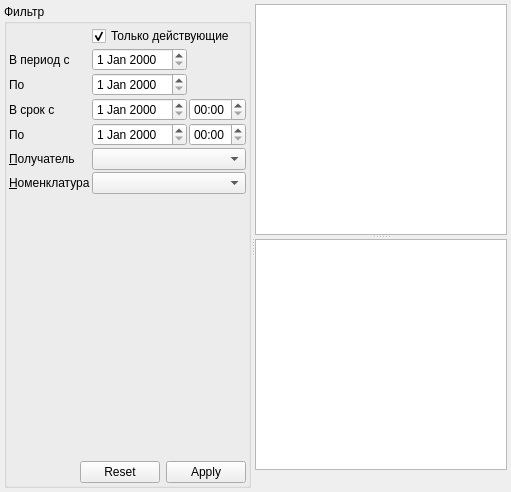
     <widget class="QWidget" name="tabMyRequisitions">
      <attribute name="title">
       <string>Мои требования</string>
      </attribute>
      <layout class="QGridLayout" name="gridLayout_6">
       <property name="margin">
        <number>4</number>
       </property>
       <property name="spacing">
        <number>4</number>
       </property>
       <item row="0" column="0">
        <widget class="QSplitter" name="splitterMRs">
         <property name="orientation">
          <enum>Qt::Horizontal</enum>
         </property>
         <property name="childrenCollapsible">
          <bool>false</bool>
         </property>
         <widget class="QGroupBox" name="grpMRFilter">
          <property name="title">
           <string>Фильтр</string>
          </property>
          <layout class="QGridLayout" name="gridLayout_5">
           <property name="margin">
            <number>2</number>
           </property>
           <property name="spacing">
            <number>2</number>
           </property>
           <item row="1" column="0">
            <widget class="QLabel" name="lblMRsFilterBegDate">
             <property name="sizePolicy">
              <sizepolicy hsizetype="Maximum" vsizetype="Preferred">
               <horstretch>0</horstretch>
               <verstretch>0</verstretch>
              </sizepolicy>
             </property>
             <property name="text">
              <string>В период с</string>
             </property>
             <property name="buddy">
              <cstring>edtMRsFilterBegDate</cstring>
             </property>
            </widget>
           </item>
           <item row="1" column="1">
            <widget class="CDateEdit" name="edtMRsFilterBegDate">
             <property name="sizePolicy">
              <sizepolicy hsizetype="Maximum" vsizetype="Fixed">
               <horstretch>0</horstretch>
               <verstretch>0</verstretch>
              </sizepolicy>
             </property>
            </widget>
           </item>
           <item row="2" column="0">
            <widget class="QLabel" name="lblMRsFilterEndDate">
             <property name="sizePolicy">
              <sizepolicy hsizetype="Maximum" vsizetype="Preferred">
               <horstretch>0</horstretch>
               <verstretch>0</verstretch>
              </sizepolicy>
             </property>
             <property name="text">
              <string>По</string>
             </property>
             <property name="buddy">
              <cstring>edtMRsFilterEndDate</cstring>
             </property>
            </widget>
           </item>
           <item row="2" column="1">
            <widget class="CDateEdit" name="edtMRsFilterEndDate">
             <property name="sizePolicy">
              <sizepolicy hsizetype="Maximum" vsizetype="Fixed">
               <horstretch>0</horstretch>
               <verstretch>0</verstretch>
              </sizepolicy>
             </property>
            </widget>
           </item>
           <item row="5" column="0">
            <widget class="QLabel" name="lblMRsFilterOrgStructure">
             <property name="sizePolicy">
              <sizepolicy hsizetype="Maximum" vsizetype="Preferred">
               <horstretch>0</horstretch>
               <verstretch>0</verstretch>
              </sizepolicy>
             </property>
             <property name="text">
              <string>&amp;Получатель</string>
             </property>
             <property name="buddy">
              <cstring>cmbMRsFilterOrgStructure</cstring>
             </property>
            </widget>
           </item>
           <item row="8" column="0">
            <spacer name="verticalSpacer_3">
             <property name="orientation">
              <enum>Qt::Vertical</enum>
             </property>
             <property name="sizeHint" stdset="0">
              <size>
               <width>20</width>
               <height>265</height>
              </size>
             </property>
            </spacer>
           </item>
           <item row="3" column="1">
            <widget class="CDateEdit" name="edtMRsFilterBegDeadlineDate">
             <property name="sizePolicy">
              <sizepolicy hsizetype="Maximum" vsizetype="Fixed">
               <horstretch>0</horstretch>
               <verstretch>0</verstretch>
              </sizepolicy>
             </property>
            </widget>
           </item>
           <item row="4" column="1">
            <widget class="CDateEdit" name="edtMRsFilterEndDeadlineDate">
             <property name="sizePolicy">
              <sizepolicy hsizetype="Maximum" vsizetype="Fixed">
               <horstretch>0</horstretch>
               <verstretch>0</verstretch>
              </sizepolicy>
             </property>
            </widget>
           </item>
           <item row="3" column="0">
            <widget class="QLabel" name="lblMRsFilterBegDeadlineDate">
             <property name="text">
              <string>В срок с</string>
             </property>
             <property name="buddy">
              <cstring>edtMRsFilterBegDeadlineDate</cstring>
             </property>
            </widget>
           </item>
           <item row="4" column="0">
            <widget class="QLabel" name="lblMRsFilterEndDeadlineDate">
             <property name="sizePolicy">
              <sizepolicy hsizetype="Maximum" vsizetype="Preferred">
               <horstretch>0</horstretch>
               <verstretch>0</verstretch>
              </sizepolicy>
             </property>
             <property name="text">
              <string>По</string>
             </property>
             <property name="buddy">
              <cstring>edtMRsFilterEndDeadlineDate</cstring>
             </property>
            </widget>
           </item>
           <item row="1" column="2">
            <spacer name="horizontalSpacer_15">
             <property name="orientation">
              <enum>Qt::Horizontal</enum>
             </property>
             <property name="sizeHint" stdset="0">
              <size>
               <width>40</width>
               <height>20</height>
              </size>
             </property>
            </spacer>
           </item>
           <item row="4" column="2">
            <widget class="QTimeEdit" name="edtMRsFilterEndDeadlineTime">
             <property name="sizePolicy">
              <sizepolicy hsizetype="Maximum" vsizetype="Fixed">
               <horstretch>0</horstretch>
               <verstretch>0</verstretch>
              </sizepolicy>
             </property>
             <property name="displayFormat">
              <string>HH:mm</string>
             </property>
             <property name="calendarPopup">
              <bool>false</bool>
             </property>
            </widget>
           </item>
           <item row="3" column="2">
            <widget class="QTimeEdit" name="edtMRsFilterBegDeadlineTime">
             <property name="sizePolicy">
              <sizepolicy hsizetype="Maximum" vsizetype="Fixed">
               <horstretch>0</horstretch>
               <verstretch>0</verstretch>
              </sizepolicy>
             </property>
             <property name="displayFormat">
              <string>HH:mm</string>
             </property>
             <property name="calendarPopup">
              <bool>false</bool>
             </property>
            </widget>
           </item>
           <item row="2" column="2">
            <spacer name="horizontalSpacer_16">
             <property name="orientation">
              <enum>Qt::Horizontal</enum>
             </property>
             <property name="sizeHint" stdset="0">
              <size>
               <width>40</width>
               <height>20</height>
              </size>
             </property>
            </spacer>
           </item>
           <item row="6" column="0">
            <widget class="QLabel" name="lblMRsFilterNomenclature">
             <property name="text">
              <string>&amp;Номенклатура</string>
             </property>
             <property name="buddy">
              <cstring>cmbMRsFilterNomenclature</cstring>
             </property>
            </widget>
           </item>
           <item row="6" column="1" colspan="2">
            <widget class="CNomenclatureComboBox" name="cmbMRsFilterNomenclature">
             <property name="sizePolicy">
              <sizepolicy hsizetype="Expanding" vsizetype="Fixed">
               <horstretch>0</horstretch>
               <verstretch>0</verstretch>
              </sizepolicy>
             </property>
            </widget>
           </item>
           <item row="5" column="1" colspan="2">
            <widget class="CStorageComboBox" name="cmbMRsFilterOrgStructure">
             <property name="sizePolicy">
              <sizepolicy hsizetype="Expanding" vsizetype="Fixed">
               <horstretch>0</horstretch>
               <verstretch>0</verstretch>
              </sizepolicy>
             </property>
            </widget>
           </item>
           <item row="9" column="0" colspan="3">
            <layout class="QHBoxLayout" name="horizontalLayout_4">
             <item>
              <spacer name="horizontalSpacer_10">
               <property name="orientation">
                <enum>Qt::Horizontal</enum>
               </property>
               <property name="sizeHint" stdset="0">
                <size>
                 <width>40</width>
                 <height>20</height>
                </size>
               </property>
              </spacer>
             </item>
             <item>
              <widget class="CApplyResetDialogButtonBox" name="bbxMRsFilter">
               <property name="sizePolicy">
                <sizepolicy hsizetype="Maximum" vsizetype="Fixed">
                 <horstretch>0</horstretch>
                 <verstretch>0</verstretch>
                </sizepolicy>
               </property>
               <property name="standardButtons">
                <set>QDialogButtonBox::Apply|QDialogButtonBox::Reset</set>
               </property>
              </widget>
             </item>
            </layout>
           </item>
           <item row="0" column="1" colspan="2">
            <widget class="QCheckBox" name="chkMRsFilterOnlyActive">
             <property name="text">
              <string>Только действующие</string>
             </property>
             <property name="checked">
              <bool>true</bool>
             </property>
            </widget>
           </item>
          </layout>
         </widget>
         <widget class="QWidget" name="pnlMRs" native="true">
          <layout class="QGridLayout" name="gridLayout_10">
           <property name="margin">
            <number>0</number>
           </property>
           <property name="spacing">
            <number>4</number>
           </property>
           <item row="0" column="0">
            <widget class="QSplitter" name="splitterMRsContent">
             <property name="orientation">
              <enum>Qt::Vertical</enum>
             </property>
             <property name="childrenCollapsible">
              <bool>false</bool>
             </property>
             <widget class="CTableView" name="tblMRs"/>
             <widget class="CTableView" name="tblMRContent"/>
            </widget>
           </item>
           <item row="1" column="0">
            <widget class="QLabel" name="lblMRs">
             <property name="sizePolicy">
              <sizepolicy hsizetype="Expanding" vsizetype="Fixed">
               <horstretch>0</horstretch>
               <verstretch>0</verstretch>
              </sizepolicy>
             </property>
             <property name="frameShape">
              <enum>QFrame::NoFrame</enum>
             </property>
             <property name="frameShadow">
              <enum>QFrame::Plain</enum>
             </property>
             <property name="text">
              <string/>
             </property>
            </widget>
           </item>
          </layout>
         </widget>
        </widget>
       </item>
      </layout>
     </widget>
